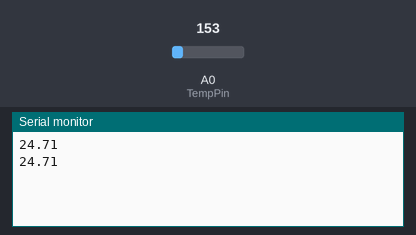
The sketch below on a simulated Arduino Uno, built with avr-gcc and run on an emulated ATmega328P. Parts: the last lines printed to the serial monitor. The inputs (shaded band) are chosen by the test bench; at power-on: A0 (TempPin) = 153.

Above: at 1.8 s.
1.9 s: A0 (TempPin) set to 165
At 2.8 s:
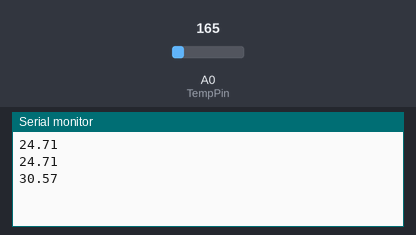
3.4 s: A0 (TempPin) set to 175
At 4.4 s:
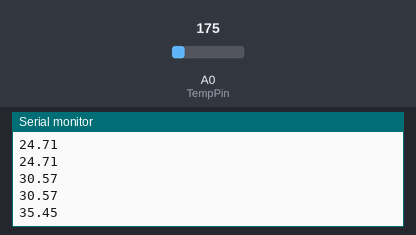
Timing chart, 0 to 6.4 s (numbered marks = the images above; inputs shaded):
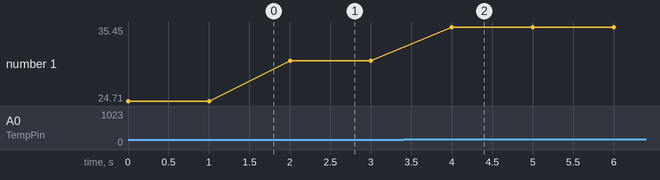

The sketch:

Lampomittari.ino
```cpp
#define TempPin A0 // Määrittelee vakion nimellä TempPin arvolla A0. Muuta arvoa jos vaihdat pinniä mihin sensori kytketään.

void setup() {
  Serial.begin(9600); // Tarvitaan, että serial consoleen voidaan tulostaa.
}

void loop() {
  int sensorinArvo = analogRead(TempPin); // Luetaan lämpötilamittarin antama arvo.
  float jannite = sensorinArvo * 5; // Muunnetaan se mittarin antamaksi jännitteeksi
  jannite = jannite / 1024.0; // Koska sensorin arvo on väliltä 0 - 1024

  float lampotila = (jannite - 0.5) * 100; // Lasketaan lämpötila hyödyntäen tietoa siitä miten sensori mittaa lämpöä 10 mV per aste, 500mV:n poikkeamalla


  Serial.println(lampotila); // Tulostetaan lämpötila Serial consoleen
  delay(1000); // Odotetaan 1000 millisekuntia eli 1 sekunti
}
```

Measured:
- after the input at 1.9 s, the serial monitor: prints a new line after 0.10 s (image 1)
- after the input at 3.4 s, the serial monitor: prints a new line after 0.60 s (image 2)
- plotted number 1: 24.71 → 30.57 after the input at 1.9 s, 30.57 → 35.45 after the input at 3.4 s
